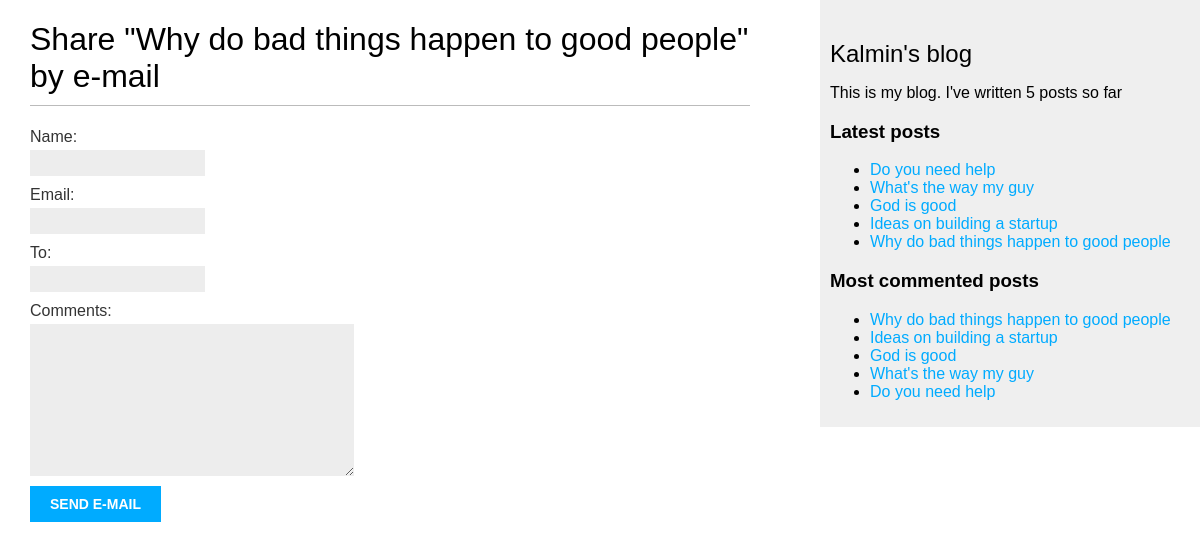
Before: /blog/2/share/ with the older database file.
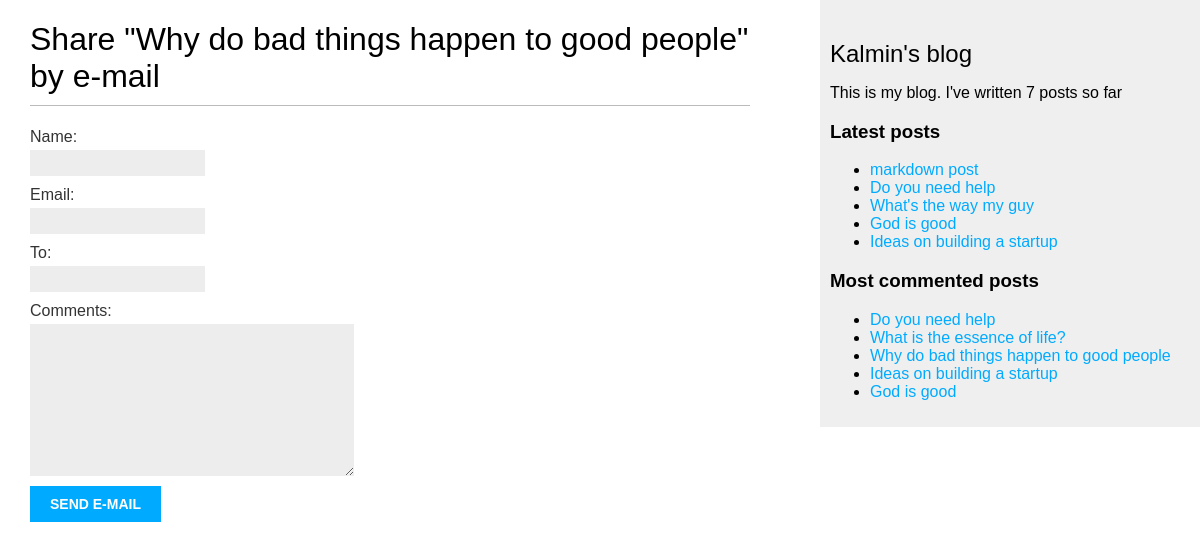
After: the same page with the newer database file.
### blog/models.py (models this page shows, shortened)
class Post(models.Model):
    class Status(models.TextChoices):
        DRAFT = 'DR', 'Draft'
        PUBLISHED = 'PB', 'Published'
    tags = TaggableManager()
    title = models.CharField(max_length=250)
    slug = models.SlugField(max_length=250, unique_for_date='publish')
    author = models.ForeignKey(
        User, on_delete=models.CASCADE, related_name='blog_posts')
    body = models.TextField()
    publish = models.DateTimeField(default=timezone.now)
    created = models.DateTimeField(auto_now_add=True)
    updated = models.DateTimeField(auto_now=True)
    status = models.CharField(
        max_length=2, choices=Status.choices, default=Status.DRAFT)
    objects = models.Manager()
    published = PublishedManager()
    class Meta:
        ordering = ['-publish']
        indexes = [
            models.Index(fields=['-publish'])
        ]
    def get_absolute_url(self):
        return reverse('blog:post_detail', args=[
                                        self.publish.year,
                                        self.publish.month,
                                        self.publish.day,
                                        self.slug])

### blog/views.py (the view)
# urls.py: path('<int:post_id>/share/', views.post_share,
def post_share(request, post_id):
    post = get_object_or_404(Post, id=post_id, status=Post.Status.PUBLISHED)
    sent = False
    if request.method == 'POST':
        form = EmailPostForm(request.POST)
        if form.is_valid():
            cd = form.cleaned_data
            post_url = request.build_absolute_uri(post.get_absolute_url())
            subject = f"{cd['name']} recommends you read {post.title}"
            sent = True
    else:
        form = EmailPostForm()
    return render(request, 'blog/post/share.html', {'post': post,
                                                    'form': form,
                                                    'sent': sent})

### blog/forms.py
class EmailPostForm(forms.Form):
    name = forms.CharField(max_length=25)
    email = forms.EmailField()
    to = forms.EmailField()
    comments = forms.CharField(required=False,
                                widget=forms.Textarea)

### blog/models.py (called while the page is built)
    def get_queryset(self):
        return super().get_queryset().filter(status=Post.Status.PUBLISHED)

### blog/templatetags/blog_tags.py (called while the page is built)
@register.simple_tag
def total_posts():
    return Post.published.count()

@register.inclusion_tag('blog/post/latest_posts.html')
def show_latest_posts(count=5):
    latest_posts =Post.published.order_by('-publish')[:count]
    return {'latest_posts': latest_posts}

@register.simple_tag
def get_most_commented_posts(count=5):
    return Post.published.annotate(
        total_comments=Count('comments')
    ).order_by('-total_comments')[:count]

### blog/templates/blog/post/share.html (shortened to what this page needs)
{% extends "blog/base.html" %}
{% block content %}
 {% if sent %}
    <h1>E-mail successfully sent</h1>
    <p>
    "{{ post.title }}" was successfully sent to {{ form.cleaned_data.to }}.
    </p>
{% else %}
    <h1>Share "{{ post.title }}" by e-mail</h1>
    <form method="post">
    {{ form.as_p }}
    <input type="submit" value="Send e-mail">
    </form>
{% endif %}
{% endblock %}

### blog/templates/blog/base.html (shortened to what this page needs)
{% load blog_tags %}
{% load static %}
<!DOCTYPE html>
<html>
  <head>
    <link href="{% static "css/blog.css" %}" rel="stylesheet">
  </head>
  <body>
    <div id="content">{% block content %} {% endblock %}</div>
    <div id="sidebar">
      <h2>Kalmin's blog</h2>
      <p>
        This is my blog.
        I've written {% total_posts %} posts so far
      </p>
      <h3>Latest posts</h3>
      {% show_latest_posts %}
      <h3>Most commented posts</h3>
      {% get_most_commented_posts as most_commented_posts %}
      <ul>
        {% for post in most_commented_posts %}
          <li>
            <a href="{{ post.get_absolute_url }}">{{ post.title }}</a>
          </li>
        {% endfor %}
      </ul>
    </div>
  </body>
</html>

### blog/templates/blog/post/latest_posts.html
<ul>
    {% for post in latest_posts %}
        <li>
            <a href="{{ post.get_absolute_url }}">{{ post.title }}</a>
        </li>
    {% endfor %}
</ul>

### blog/static/css/blog.css (style rules this page uses)
body { margin:0; padding:0; font-family:helvetica, sans-serif; }
a { color:#00abff; text-decoration:none; }
h1 { font-weight:normal; border-bottom:1px solid #bbb; padding:0 0 10px 0; }
h2 { font-weight:normal; margin:30px 0 0; }
#content { float:left; width:60%; padding:0 0 0 30px; }
#sidebar { float:right; width:30%; padding:10px; background:#efefef; height:100%; }
label { float:left; clear:both; color:#333; margin-bottom:4px; }
input, textarea { clear:both; float:left; margin:0 0 10px; background:#ededed; border:0; padding:6px 10px; font-size:12px; }
input[type=submit] { font-weight:bold; background:#00abff; color:#fff; padding:10px 20px; font-size:14px; text-transform:uppercase; }

Changed rows visible on the page:
no longer on one of the page's lists (row edited): Post: title "Why do bad things happen to good people"
no longer on one of the page's lists (row unchanged): Post: title "What's the way my guy"
added Post: title "markdown post", shown under "Latest posts"
changed Post "Do you need help": moves up the list
now on this page (row edited): Post: title "What is the essence of life?", shown under "Most commented posts"
Other visible differences:
text no longer shown: "5"
text now shown: "7"
